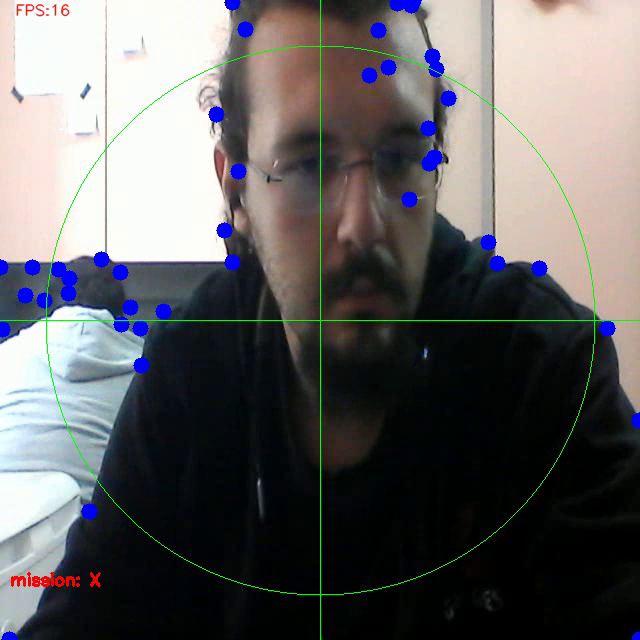
#> input picture frame 3 of output.avi, 640 x 640 px, given in place of the camera
$ python ORG_vision_algorithm.py
#> lines starting #> are read from the running program, lines starting #| are printed output that depends on the picture; after the words box and inside, x2 and y2 are one past the last pixel; in counts of white or black regions, pixels touching at a corner belong together
import cv2, time, math
import numpy as np
import pytesseract
pytesseract.pytesseract.tesseract_cmd = 'C:/Program Files/Tesseract-OCR/tesseract.exe'

frame_width, frame_height = (640,640)  #1280,720
target_lock_radius = 275
kernel = np.ones((3, 3), 'uint8') # for morphological operations
# Parameters for black detection in HSV colorspace
min_h, min_s, min_v = 0,0,0
max_h, max_s, max_v = 179,255,100
min_color = np.array([min_h, min_s, min_v])
max_color = np.array([max_h, max_s, max_v])

color = (255,255,255)

def distance_between_points(point1, point2):
    return np.sqrt(np.power(point1[0]-point2[0],2) + np.power(point1[1]-point2[1],2))

# [67 lines left out: functions findPointer, calculateArrowDirection, not called in this run]

def searchForText(contour, tolerance):
    ROI = cv2.minAreaRect(contour)
    ROI = cv2.boxPoints(ROI)
    ROI = np.int0(ROI)

    min_height = frame_height
    max_height = 0
    min_width = frame_width
    max_width = 0
    for i in range(0,4):
        if ROI[i][0] < min_height:
            min_height = ROI[i][0]
        if ROI[i][0] > max_height:
            max_height = ROI[i][0]
        if ROI[i][1] < min_width:
            min_width = ROI[i][1]
        if ROI[i][1] > max_width:
            max_width = ROI[i][1]

    #print("{}:{} , {}:{}".format(min_height, max_height, min_width, max_width))
    if min_height - tolerance >= 0:
        min_height -= tolerance
    if max_height + tolerance <= frame_height:
        max_height += tolerance
    if min_width - tolerance >= 0:
        min_width -= tolerance
    if max_width + tolerance <= frame_width:
        max_width += tolerance

    # Cropping text area as an input to OCR
    text_area = mask_color_inv[ min_width : max_width , min_height : max_height]
    # Read the text https://muthu.co/all-tesseract-ocr-options/
    #print("text: ",pytesseract.image_to_string(text)) #, config='digits'
    #text = pytesseract.image_to_string(text_area, lang='eng',config='--psm 6') #--psm 10 --oem 3 -c tessedit_char_whitelist=0123456789
    try:
        text = pytesseract.image_to_string(text_area, lang='eng',config='--psm 10 --oem 3 -c tessedit_char_whitelist=0123456789HXLT')
    except:
        #print("cannot read the text")
        text = ""
    cv2.drawContours(frame,[ROI],0,(0,0,255),2)
    text = text.replace(" ", "")
    #print("text: ",text)
    #print("len(text[]): ",len(text[:-1]))
    cv2.imshow("text", text_area)
    return text

def calculateAngleOfTarget(center_contour):

    # ONLY FOR VISUAL PURPOSES
    cv2.circle(frame, center_contour, 10, (0,255,0),-1)

    # Angle of the line connecting center of contour to the center of the frame
    cv2.line(frame, center_frame, center_contour,(0,0,255),1) # for visual
    atan = math.atan2(center_frame[1] - center_contour[1], center_frame[0] - center_contour[0])
    angle_target = math.degrees(atan)
    angle_target = int(angle_target)
    if angle_target > 0:
        if angle_target > 90:
            angle_target -= 90
        else:
            angle_target += 270
    else:
        angle_target += 270

    cv2.putText(frame, "{}*".format(angle_target), center_frame , cv2.FONT_HERSHEY_SIMPLEX, 0.55, color, 2)# for visual
    return angle_target

cam = cv2.VideoCapture(0)
mission = "X"
prev_frame_time = 0
new_frame_time = 0
if cam.isOpened():
    ret,frame = cam.read()
#> frame is the input picture: shape (640, 640, 3); mean B, G, R 98.3, 97.2, 98.9
    fps = int(cam.get(cv2.CAP_PROP_FPS))
    #print("FPS: ",fps)
    output = cv2.VideoWriter("output.avi", cv2.VideoWriter_fourcc(*'XVID'), 2.0, (frame_width, frame_height)) # 'M','J','P','G' #https://docs.opencv.org/3.4/dd/d9e/classcv_1_1VideoWriter.html
else:
    ret = False
while ret :
    ret,frame = cam.read()
    #frame = cv2.imread("Seeker/TargetImages/arrow1.png")
    frame = cv2.resize(frame,(frame_width, frame_height ))
    #frame =cv2.flip(frame,-1)
    #Calculate FPS
    new_frame_time = time.time()
    fps = 1/(new_frame_time-prev_frame_time)
    prev_frame_time = new_frame_time

    # Find center of the frame for locking targets
    center_frame = (frame_width//2,frame_height//2)
    # convert BGR colorspace to HSV colorspace
    hsv_frame = cv2.cvtColor(frame, cv2.COLOR_BGR2HSV)
#> hsv_frame: shape (640, 640, 3); mean H, S, V 61.2, 86.6, 109.3
    # ONLY FOR VISUAL PURPOSES
    blank = np.zeros(frame.shape, np.uint8)

    # Detect colors only in range that we previously specified
    mask_color = cv2.inRange(hsv_frame, min_color, max_color)
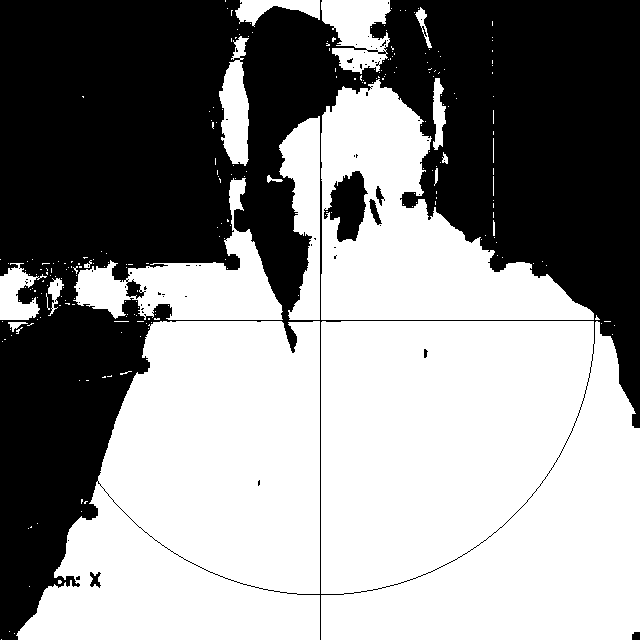
#> mask_color: shape (640, 640); 55.5% white; 64 black regions (57 under 20 px), largest, box (x1, y1, x2, y2) and area: (0, 0, 640, 640) 179784, (324, 171, 368, 242) 1858, (369, 199, 382, 225) 143
    _, mask_color_inv = cv2.threshold(mask_color, 127, 255, cv2.THRESH_BINARY_INV)
#> mask_color_inv: shape (640, 640); 44.5% white; 64 white regions (57 under 20 px)
    contours, hierarchy = cv2.findContours(mask_color, cv2.RETR_EXTERNAL, cv2.CHAIN_APPROX_SIMPLE) #SIMPLE-NONE
#> contours = 251 contours, 235 with area under 20; largest, box (x1, y1, x2, y2) and area: (321, 321, 640, 640) 98798, (16, 321, 320, 640) 71282, (321, 79, 594, 320) 32200, (73, 178, 283, 320) 10239, (279, 116, 320, 320) 4728
    contours = sorted(contours, key = cv2.contourArea)
    try:
        target_contours = contours[-3:] # Take the object with the largest area
#> target_contours = 3 contours; box (x1, y1, x2, y2) and area: (321, 321, 640, 640) 98798, (16, 321, 320, 640) 71282, (321, 79, 594, 320) 32200
    except:
        target_contours = contours[-1:]
    for contour in target_contours:
        contour = cv2.approxPolyDP(contour, 10, closed=True)

        if cv2.contourArea(contour) >= 300: # If area is big enough, find its center etc.
            cv2.drawContours(frame, contour, -1, (255,0,0), 15, lineType = cv2.FILLED)# for visual
            #print("len(contour): ",len(contour))
            if 7 < len(contour) < 32  :
                #print("sign")
                # Find center of the contour
                moment = cv2.moments(contour) # To find the center of the contour, we use cv2.moment
                (x_contour, y_contour) = (moment['m10'] / (moment['m00'] + 1e-5), moment['m01'] / (moment['m00'] + 1e-5)) # calculate center of the contour
                center_contour = (int(x_contour), int(y_contour))

                # Calculate angle of the target wrt QUAD frame
                angle_target = calculateAngleOfTarget(center_contour)
                # Go to the center of the sign symbol
                if distance_between_points(center_contour, center_frame) >= target_lock_radius:
                    print("Sign is not in lock radius!")
                    #condition_yaw(angle_target)
                    print("condition_yaw({})".format(angle_target))
                    velocity_x = 0.1 # in meters
                    velocity_y = 0
                    velocity_z = 0
                    duration = 1
                    #send_body_ned_velocity(velocity_x, velocity_y, velocity_z, duration)
                    print("send_body_ned_velocity({}, {}, {}, {})".format(velocity_x, velocity_y, velocity_z, duration))

                if distance_between_points(center_contour, center_frame) < target_lock_radius:
                    try:
#> (the run stopped early here; a loop or call above may not have finished)

$ run again, starting later in the video
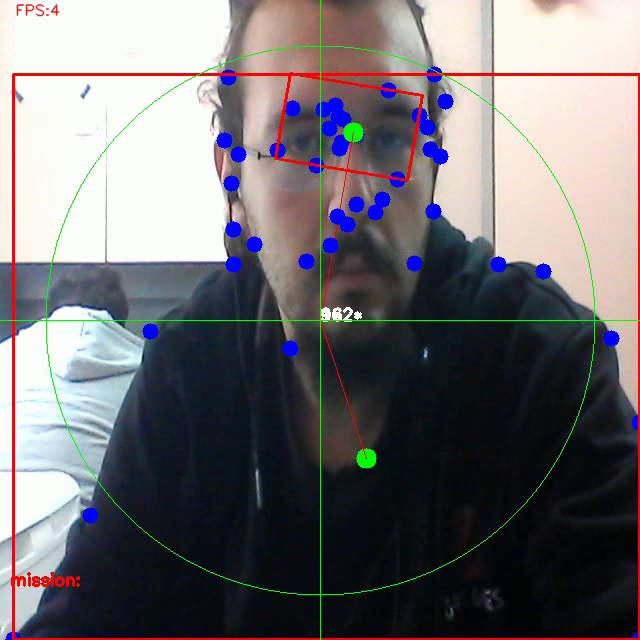
#> input picture frame 14 of output.avi, 640 x 640 px, given in place of the camera
#> frame is the input picture: shape (640, 640, 3); mean B, G, R 113.4, 110.2, 113.7
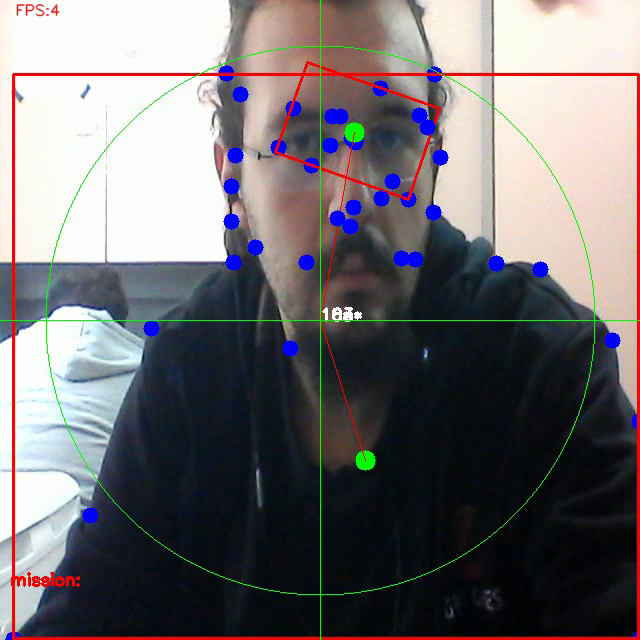
#> input picture frame 15 of output.avi, 640 x 640 px, given in place of the camera
#> frame is the input picture: shape (640, 640, 3); mean B, G, R 112.9, 110.3, 114.4
#> hsv_frame: shape (640, 640, 3); mean H, S, V 72.5, 78.6, 127.3
#> `mask_color = cv2.inRange(hsv_frame, min_color, max_color)`:
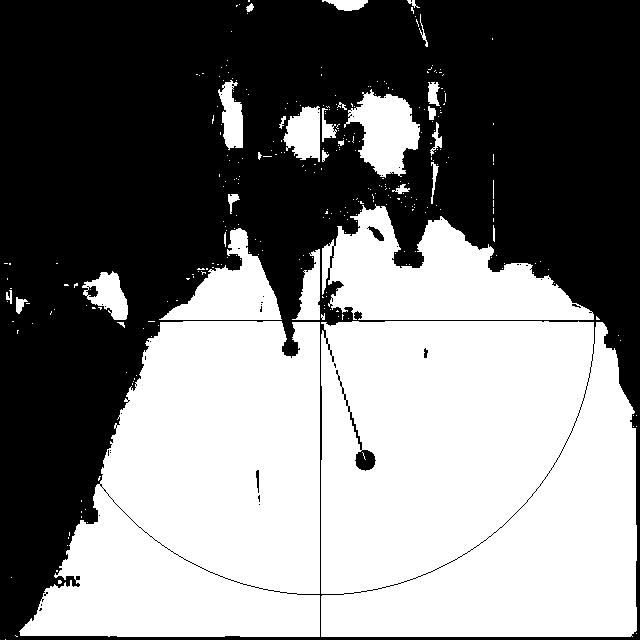
#> mask_color: shape (640, 640); 48.8% white; 317 white regions (287 under 20 px), largest, box (x1, y1, x2, y2) and area: (321, 321, 637, 637) 96563, (19, 321, 320, 637) 69695, (322, 204, 594, 320) 17570
#> mask_color_inv: shape (640, 640); 51.2% white; 317 black regions (287 under 20 px)
#> contours = 315 contours, 291 with area under 20; largest, box (x1, y1, x2, y2) and area: (321, 321, 637, 637) 96812, (19, 321, 320, 637) 69307, (322, 204, 594, 320) 17247, (159, 228, 282, 320) 4774, (344, 89, 420, 178) 3731
#> target_contours = 3 contours; box (x1, y1, x2, y2) and area: (321, 321, 637, 637) 96812, (19, 321, 320, 637) 69307, (322, 204, 594, 320) 17247

$ run again, starting later in the video
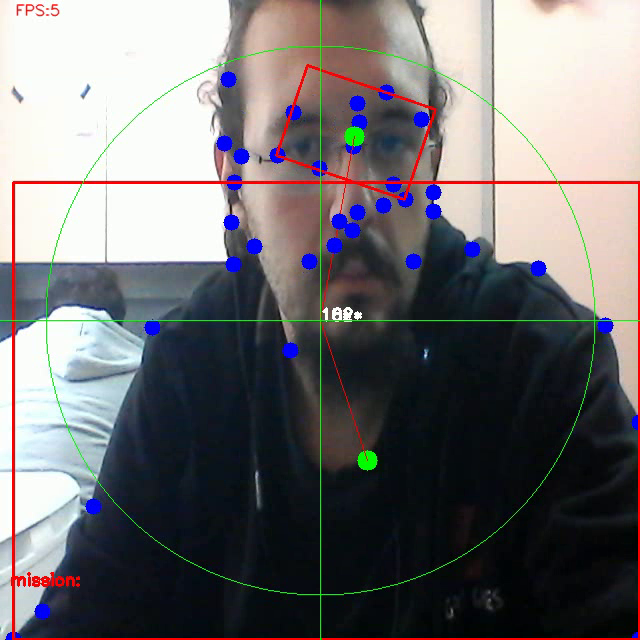
#> input picture frame 25 of output.avi, 640 x 640 px, given in place of the camera
#> frame is the input picture: shape (640, 640, 3); mean B, G, R 113.6, 111.3, 114.1
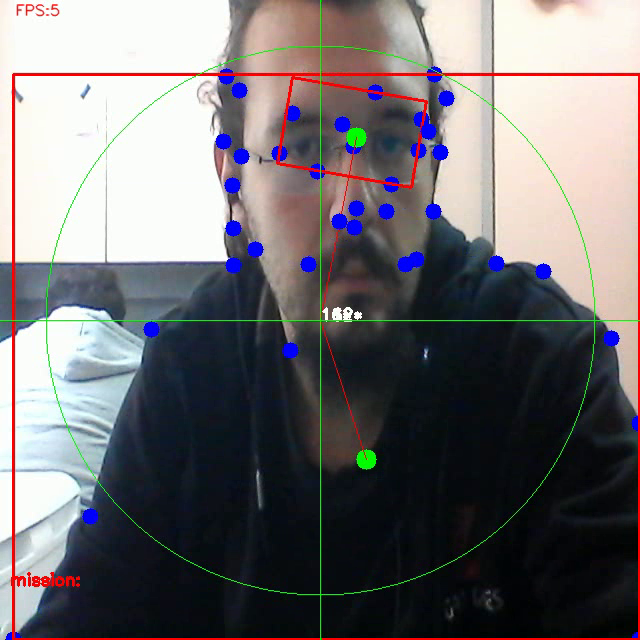
#> input picture frame 26 of output.avi, 640 x 640 px, given in place of the camera
#> frame is the input picture: shape (640, 640, 3); mean B, G, R 113.4, 110.7, 114.1
#> hsv_frame: shape (640, 640, 3); mean H, S, V 72.7, 77.4, 127.2
#> `mask_color = cv2.inRange(hsv_frame, min_color, max_color)`:
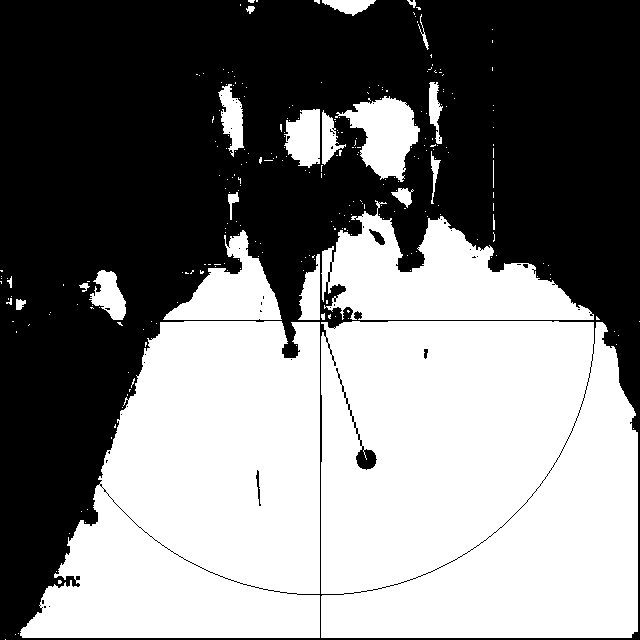
#> mask_color: shape (640, 640); 49.1% white; 278 white regions (253 under 20 px), largest, box (x1, y1, x2, y2) and area: (321, 321, 638, 638) 97237, (20, 321, 320, 638) 69943, (321, 200, 594, 320) 17173
#> mask_color_inv: shape (640, 640); 50.9% white; 278 black regions (253 under 20 px)
#> contours = 278 contours, 258 with area under 20; largest, box (x1, y1, x2, y2) and area: (321, 321, 638, 638) 97452, (20, 321, 320, 638) 69546, (321, 200, 594, 320) 16838, (163, 230, 282, 320) 4682, (335, 96, 420, 182) 3703
#> target_contours = 3 contours; box (x1, y1, x2, y2) and area: (321, 321, 638, 638) 97452, (20, 321, 320, 638) 69546, (321, 200, 594, 320) 16838
